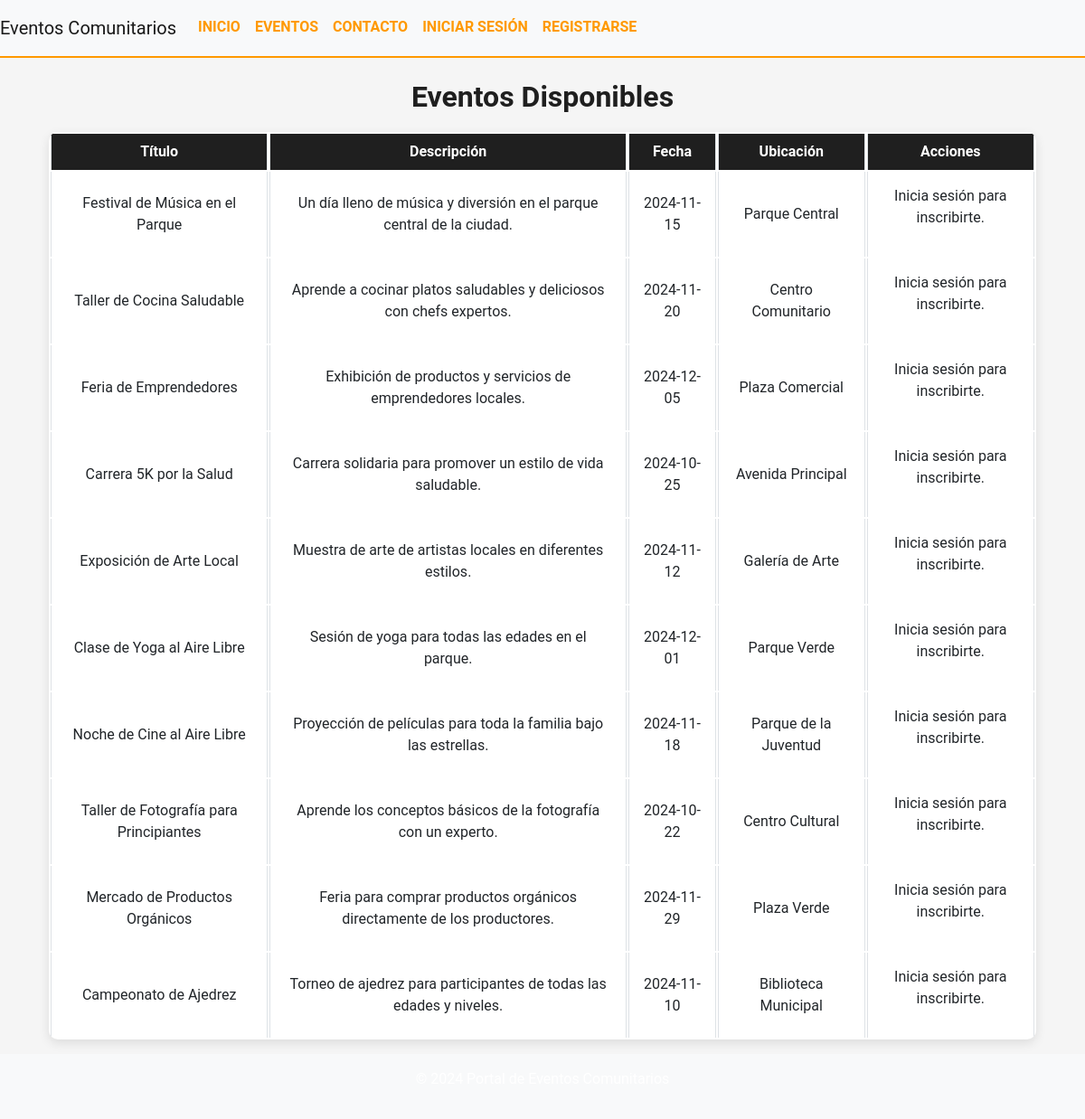
The page /eventos.php on the database its author committed.
### tables this page shows
CREATE TABLE `eventos` (
  `id` int(11) NOT NULL,
  `titulo` varchar(100) DEFAULT NULL,
  `descripcion` text DEFAULT NULL,
  `fecha` date DEFAULT NULL,
  `ubicacion` varchar(100) DEFAULT NULL,
  `categoria` varchar(50) DEFAULT NULL,
  `cupo` int(11) DEFAULT NULL,
  `admin_id` int(11) DEFAULT NULL
);

### eventos.php (the view, shortened to what this page needs)
<?php
include 'includes/db.php';
include 'includes/header.php';
$sql = "SELECT * FROM eventos";
$stmt = $conn->prepare($sql);
$stmt->execute();
$eventos = $stmt->fetchAll();
$usuario_logueado = isset($_SESSION['usuario']);
$usuario_id = $_SESSION['usuario'] ?? null;
?>
<div class="container mt-4">
    <h2 class="text-center">Eventos Disponibles</h2>
    <table class="table table-bordered">
        <thead>
            <tr>
                <th>Título</th>
                <th>Descripción</th>
                <th>Fecha</th>
                <th>Ubicación</th>
                <th>Acciones</th>
            </tr>
        </thead>
        <tbody>
            <?php foreach ($eventos as $evento): ?>
                <tr>
                    <td><?php echo htmlspecialchars($evento['titulo']); ?></td>
                    <td><?php echo htmlspecialchars($evento['descripcion']); ?></td>
                    <td><?php echo htmlspecialchars($evento['fecha']); ?></td>
                    <td><?php echo htmlspecialchars($evento['ubicacion']); ?></td>
                    <td>
                        <?php if ($usuario_logueado): ?>
                            <?php
                            $sql = "SELECT * FROM inscripciones WHERE usuario_id = :usuario_id AND evento_id = :evento_id";
                            $stmt = $conn->prepare($sql);
                            $stmt->execute([
                                'usuario_id' => $usuario_id,
                                'evento_id' => $evento['id']
                            ]);
                            $inscrito = $stmt->fetch();
                            ?>
                            <?php if ($inscrito): ?>
                                <form method="POST" action="cancelar_inscripcion.php">
                                    <input type="hidden" name="evento_id" value="<?php echo $evento['id']; ?>">
                                    <button type="submit" class="btn btn-danger">Cancelar Inscripción</button>
                                </form>
                            <?php else: ?>
                                <form method="POST" action="inscribirse_evento.php">
                                    <input type="hidden" name="evento_id" value="<?php echo $evento['id']; ?>">
                                    <button type="submit" class="btn btn-primary">Inscribirse</button>
                                </form>
                            <?php endif; ?>
                        <?php else: ?>
                            <p>Inicia sesión para inscribirte.</p>
                        <?php endif; ?>
                    </td>
                </tr>
            <?php endforeach; ?>
        </tbody>
    </table>
</div>
<?php include 'includes/footer.php'; ?>

### includes/header.php (shortened to what this page needs)
<!DOCTYPE html>
<html lang="es">
<head>
    <link href="https://cdn.jsdelivr.net/npm/bootstrap@5.1.3/dist/css/bootstrap.min.css" rel="stylesheet">
    <link rel="stylesheet" href="../assets/css/estilos.css">
</head>
<body>
    <nav class="navbar navbar-expand-lg navbar-light bg-light">
        <a class="navbar-brand" href="index.php">Eventos Comunitarios</a>
        <div class="collapse navbar-collapse">
            <ul class="navbar-nav ml-auto">
                <li class="nav-item"><a class="nav-link" href="index.php">Inicio</a></li>
                <li class="nav-item"><a class="nav-link" href="eventos.php">Eventos</a></li>
                <li class="nav-item"><a class="nav-link" href="contacto.php">Contacto</a></li>
                <?php if (isset($_SESSION['usuario'])): ?>
                    <?php if ($_SESSION['tipo_usuario'] == 'admin'): ?>
                        <li class="nav-item"><a class="nav-link" href="gestionar_usuarios.php">Gestionar Usuarios</a></li>
                        <li class="nav-item"><a class="nav-link" href="gestionar_eventos.php">Gestionar Eventos</a></li>
                        <li class="nav-item"><a class="nav-link" href="ver_contacto.php">Ver Contacto</a></li>
                    <?php endif; ?>
                    <li class="nav-item">
                        <a class="nav-link" href="#">
                            Bienvenido, <?php echo $_SESSION['nombre']; ?>
                        </a>
                    </li>
                    <li class="nav-item"><a class="nav-link" href="logout.php">Cerrar Sesión</a></li>
                <?php else: ?>
                    <li class="nav-item"><a class="nav-link" href="login.php">Iniciar Sesión</a></li>
                    <li class="nav-item"><a class="nav-link" href="register.php">Registrarse</a></li>
                <?php endif; ?>
            </ul>
        </div>
    </nav>
    <div class="container mt-4">

### includes/footer.php (shortened to what this page needs)
    </div>
    <footer class="bg-light text-center py-3">
        <p>&copy; 2024 Portal de Eventos Comunitarios</p>
    </footer>
</body>
</html>

### assets/css/estilos.css (style rules this page uses)
body { background-color: #f5f5f5; font-family: 'Roboto', sans-serif; color: #333; margin: 0; padding: 0; }
.navbar { background-color: #1f1f1f; border-bottom: 2px solid #ff9900; }
.nav-link { color: #ff9900 !important; font-weight: bold; text-transform: uppercase; padding: 10px 15px; transition: color 0.3s ease, border-bottom 0.3s ease; border-bottom: 2px solid transparent; }
h1, h2 { color: #1f1f1f; font-weight: 700; text-align: center; margin-bottom: 20px; }
.table { background-color: white; border-radius: 10px; box-shadow: 0px 4px 12px rgba(0, 0, 0, 0.1); overflow: hidden; border-collapse: separate; }
.table th { background-color: #1f1f1f; color: white; font-weight: bold; text-align: center; }
.table td { text-align: center; padding: 15px; vertical-align: middle; }
footer { background-color: #1f1f1f; color: white; padding: 20px; text-align: center; position: relative; width: 100%; bottom: 0; }

### rows shown on the page
eventos: titulo "Festival de Música en el Parque", descripcion "Un día lleno de música y diversión en el parque central de la ciudad.", fecha "2024-11-15", ubicacion "Parque Central"
eventos: titulo "Taller de Cocina Saludable", descripcion "Aprende a cocinar platos saludables y deliciosos con chefs expertos.", fecha "2024-11-20", ubicacion "Centro Comunitario"
eventos: titulo "Feria de Emprendedores", descripcion "Exhibición de productos y servicios de emprendedores locales.", fecha "2024-12-05", ubicacion "Plaza Comercial"
eventos: titulo "Carrera 5K por la Salud", descripcion "Carrera solidaria para promover un estilo de vida saludable.", fecha "2024-10-25", ubicacion "Avenida Principal"
eventos: titulo "Exposición de Arte Local", descripcion "Muestra de arte de artistas locales en diferentes estilos.", fecha "2024-11-12", ubicacion "Galería de Arte"
eventos: titulo "Clase de Yoga al Aire Libre", descripcion "Sesión de yoga para todas las edades en el parque.", fecha "2024-12-01", ubicacion "Parque Verde"
eventos: titulo "Noche de Cine al Aire Libre", descripcion "Proyección de películas para toda la familia bajo las estrellas.", fecha "2024-11-18", ubicacion "Parque de la Juventud"
eventos: titulo "Taller de Fotografía para Principiantes", descripcion "Aprende los conceptos básicos de la fotografía con un experto.", fecha "2024-10-22", ubicacion "Centro Cultural"
eventos: titulo "Mercado de Productos Orgánicos", descripcion "Feria para comprar productos orgánicos directamente de los productores.", fecha "2024-11-29", ubicacion "Plaza Verde"
eventos: titulo "Campeonato de Ajedrez", descripcion "Torneo de ajedrez para participantes de todas las edades y niveles.", fecha "2024-11-10", ubicacion "Biblioteca Municipal"
